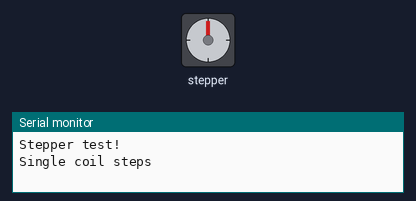
The sketch below on a simulated Arduino Uno, built with avr-gcc and run on an emulated ATmega328P. On the bench: stepper motor, the last lines printed to the serial monitor. Stepper angles assume 200 steps per turn.

Above: at 0.15 s.
At 10.07 s:
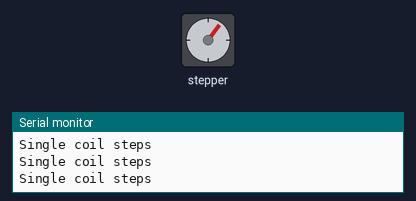
At 19.99 s:
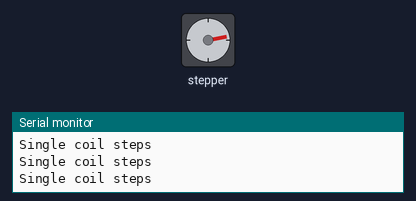
At 39.84 s:
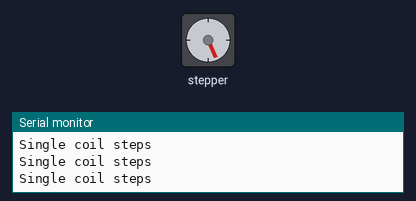
Timing chart, 0 to 40.0 s (numbered marks = the images above):
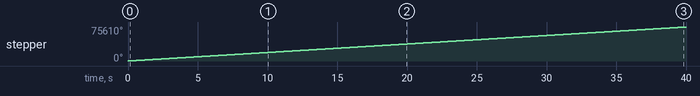

Measured:
- by itself, stepper: keeps turning clockwise at about 1891°/s

The sketch:

newmotorcode.ino
```cpp
/*
This is a test sketch for the Adafruit assembled Motor Shield for Arduino v2
It won't work with v1.x motor shields! Only for the v2's with built in PWM
control

For use with the Adafruit Motor Shield v2
---->  http://www.adafruit.com/products/1438
*/


#include <Wire.h>
#include <Adafruit_MotorShield.h>
#include "utility/Adafruit_MS_PWMServoDriver.h"

// Create the motor shield object with the default I2C address
Adafruit_MotorShield AFMS = Adafruit_MotorShield();
// Or, create it with a different I2C address (say for stacking)
// Adafruit_MotorShield AFMS = Adafruit_MotorShield(0x61);

// Connect a stepper motor with 200 steps per revolution (1.8 degree)
// to motor port #2 (M3 and M4)
Adafruit_StepperMotor *myMotor = AFMS.getStepper(200, 2);


void setup() {
  Serial.begin(9600);           // set up Serial library at 9600 bps
  Serial.println("Stepper test!");

  AFMS.begin();  // create with the default frequency 1.6KHz
  //AFMS.begin(1000);  // OR with a different frequency, say 1KHz

  myMotor->setSpeed(400);  // 10 rpm
   //myMotor->step(1000, BACKWARD, SINGLE);
}

void loop() {
  Serial.println("Single coil steps");
  myMotor->step(200, FORWARD, DOUBLE);
  delay(10);
}
```
